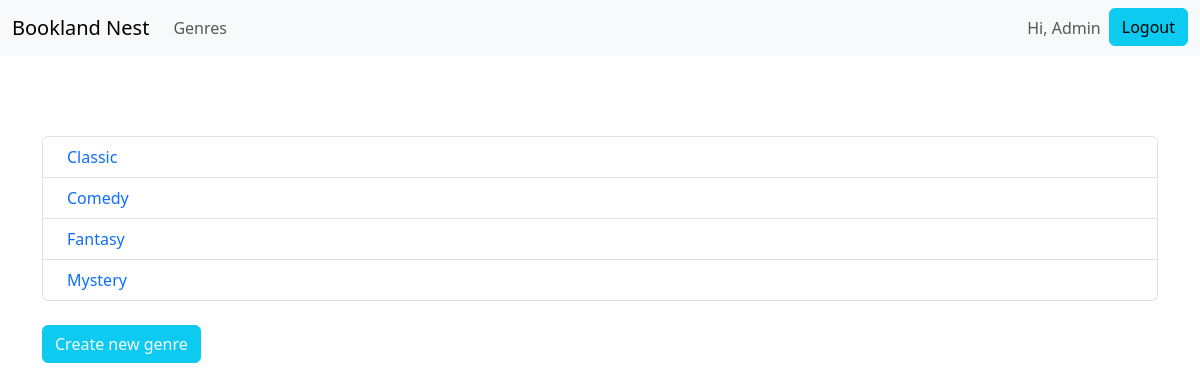
Page /genres/ (signed in) on the earlier database version.
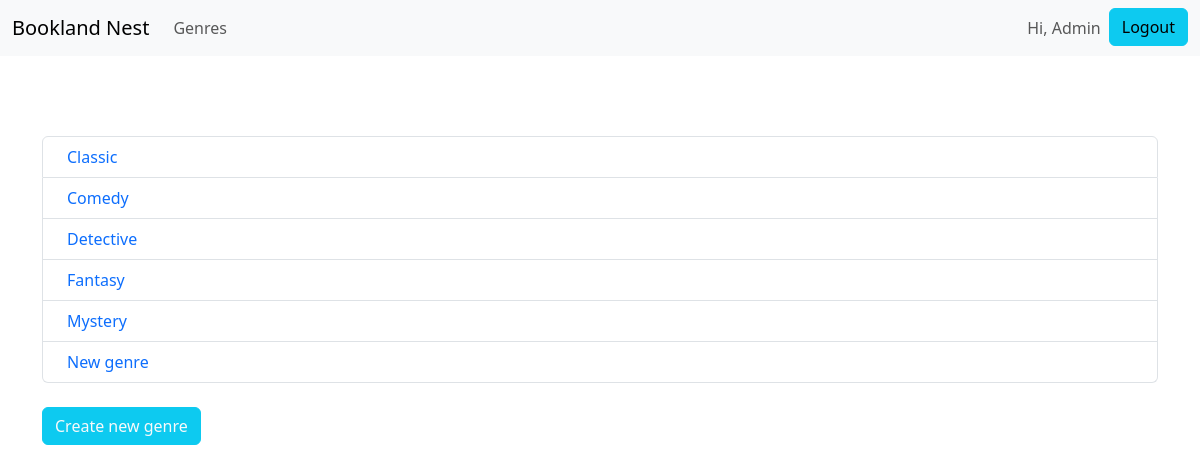
Same page on the later database version.
### bookland_nest/models.py (models this page shows, shortened)
class Genre(models.Model):
    name = models.CharField(max_length=255)
    date_added = models.DateTimeField(auto_now_add=True)
    owner = models.ForeignKey(User, on_delete=models.CASCADE)

### bookland_nest/views.py (the view)
# urls.py: path('genres/', views.all_genres, name='genres'),
@login_required
def all_genres(request):
    genres = Genre.objects.filter(owner=request.user)
    context = {
        'genres': genres.order_by('name')
    }
    return render(request, 'bookland_nest/genres.html', context)

### bookland_nest/templates/bookland_nest/genres.html (shortened to what this page needs)
{% extends "bookland_nest/base.html" %}
{% load django_bootstrap5 %}
{% block content %}
    <div class="p-3"></div>
    <ul class="list-group list-inline">
        {% for genre in genres %}
            <li class="list-group-item list-group-item-active">
                <a class="link-offset-2 link-offset-3-hover link-underline link-underline-opacity-0 link-underline-opacity-75-hover p-2" href="{% url 'bookland_nest:genre' genre.id %}">{{ genre.name }}</a>
            </li>
        {% empty %}
            <p>No genres yet.</p>
        {% endfor %}
    </ul>
    <div class="mt-4">
        <a class="btn btn-info text-light" href="{% url 'bookland_nest:create_genre' %}">Create new genre</a>
    </div>
{% endblock content %}

### bookland_nest/templates/bookland_nest/base.html (shortened to what this page needs)
<!DOCTYPE html>
<html lang="en">
<head>
    {% load django_bootstrap5 %}
    {% bootstrap_css %}
</head>
<body>
        <nav class="navbar navbar-expand-lg bg-body-tertiary">
            <div class="container-fluid">
                <a class="navbar-brand" href="{% url "bookland_nest:index" %}">Bookland Nest</a>
                <div class="collapse navbar-collapse" id="navbarNav">
                    <ul class="navbar-nav me-auto">
                        <li class="nav-item">
                            <a class="nav-link" href="{% url "bookland_nest:genres" %}">Genres</a>
                        </li>
                    </ul>
                    <ul class="navbar-nav ms-auto">
                        {% if user.is_authenticated %}
                            <li class="nav-item">
                                <span class="nav-link">Hi, {{ user.username|title }}</span>
                            </li>
                        {% endif %}
                        {% if user.is_authenticated %}
                            <li class="nav-item">
                                <form action="{% url 'accounts:logout' %}" method="post" class="d-inline">
                                    <button class="btn btn-info" type="submit">Logout</button>
                                </form>
                            </li>
                        {% endif %}
                    </ul>
                </div>
            </div>
        </nav>
        <div class="container mt-5">
            <div class="jumbotron">
        {% block content %}
        {% endblock content %}
    </div>
</div>
</body>
</html>

Differences in the rows shown:
added Genre: name "Detective"
added Genre: name "New genre"
